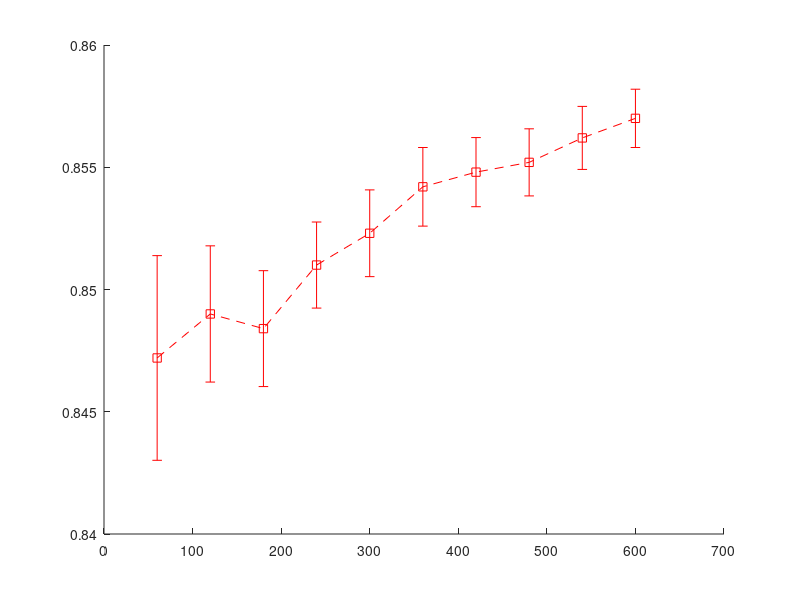

MATLAB code for this plot:
% pass_duration_final_makeplot.m
% Reconstructs the N_MC=200 pass-duration sweep results (already computed
% in pass_duration_final.log before a heap-corruption crash during figure
% export lost the .mat/.png) from that log's RESULT lines, saves the .mat
% FIRST (so data survives even if export crashes again), then attempts
% the figure export defensively.

clc; clear; close all

pass_durations = [60 120 180 240 300 360 420 480 540 600];
succ_FRS2  = [0.8472 0.8490 0.8484 0.8510 0.8523 0.8542 0.8548 0.8552 0.8562 0.8570];
std_FRS2   = [0.0302 0.0201 0.0171 0.0127 0.0128 0.0116 0.0102 0.0099 0.0093 0.0086];
succ_FRS3  = [0.8736 0.8751 0.8762 0.8790 0.8797 0.8819 0.8815 0.8816 0.8824 0.8831];
std_FRS3   = [0.0270 0.0183 0.0142 0.0126 0.0122 0.0107 0.0102 0.0098 0.0090 0.0081];
succ_DAARS = [0.8699 0.8645 0.8645 0.8634 0.8633 0.8620 0.8610 0.8607 0.8615 0.8612];
std_DAARS  = [0.0271 0.0198 0.0157 0.0138 0.0119 0.0112 0.0102 0.0091 0.0096 0.0086];
N_MC = 200;

% Save data FIRST, before any plotting/export that could crash.
save('pass_duration_final_results.mat','pass_durations','succ_FRS2','succ_FRS3','succ_DAARS','std_FRS2','std_FRS3','std_DAARS','N_MC');
fprintf('Saved pass_duration_final_results.mat\n');

try
    fig = figure('Position',[100 100 700 500],'Renderer','painters');
    errorbar(pass_durations, succ_FRS2, 1.96*std_FRS2/sqrt(N_MC), 'r--s','LineWidth',1.5,'MarkerFaceColor','r'); hold on;
    errorbar(pass_durations, succ_FRS3, 1.96*std_FRS3/sqrt(N_MC), 'b--^','LineWidth',1.5,'MarkerFaceColor','b');
    errorbar(pass_durations, succ_DAARS, 1.96*std_DAARS/sqrt(N_MC), 'k-o','LineWidth',2,'MarkerFaceColor','k');
    xlabel('Satellite Pass Duration (s)'); ylabel('Paging Success Probability');
    legend('FRS N_{rep}=2','FRS N_{rep}=3','DAARS','Location','southeast');
    title('Success Probability vs. Pass Duration (N\_MC=200, 95% CI)');
    grid on; ylim([0.80 0.92]);
    drawnow;
    print(fig,'pass_duration_final','-dpng','-r150','-painters');
    fprintf('Saved pass_duration_final.png\n');
catch ME
    fprintf('Figure export failed (data already safely saved to .mat): %s\n', ME.message);
end
